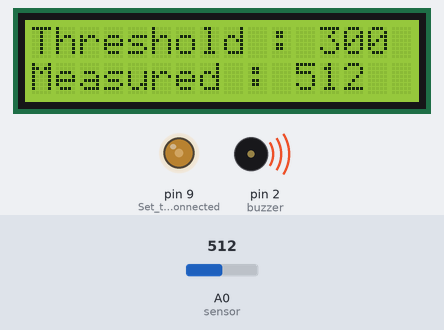
A sketch run on a simulated Arduino Uno, built with avr-gcc and run on an emulated ATmega328P. Parts: 16×2 character LCD, output pins drawn as LEDs (lit = HIGH), buzzer (waves = sounding, pin HIGH). The inputs (shaded band) are chosen by the test bench; at power-on: A0 (sensor) = 512. What the sketch prints to the serial monitor is not drawn.

Above: at 1.2 s.
1.3 s: A0 (sensor) set to 315
At 2.4 s:
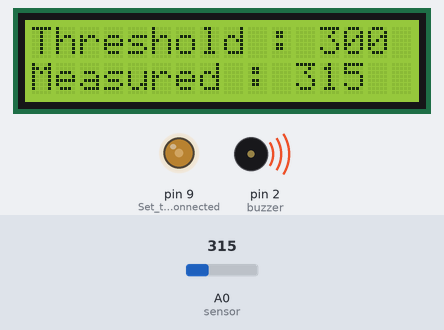
3.5 s: A0 (sensor) set to 285
At 5.2 s:
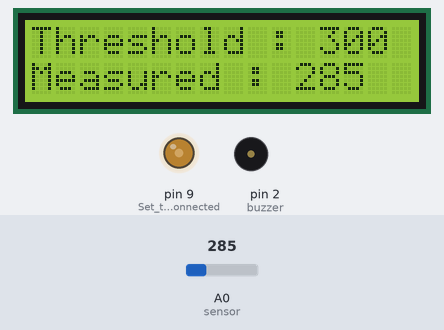
5.5 s: A0 (sensor) set to 306
At 6.8 s:
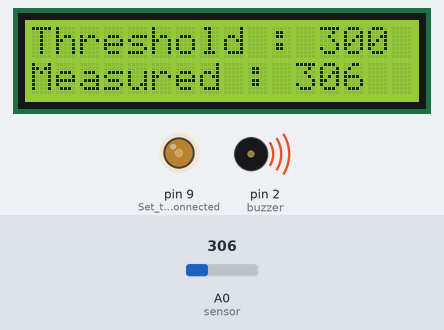
Timing chart, 0 to 8.5 s (numbered marks = the images above; inputs shaded):
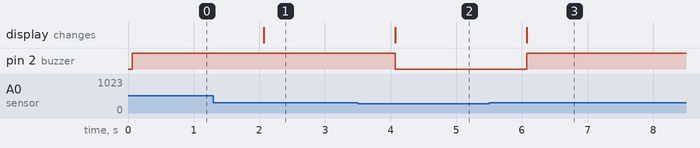

The sketch:

alcohol_detection.ino
```cpp
#include <LiquidCrystal.h>/*Include the library required to run LCD Display.*/

const int buzzer=2;//Set pin D2 for the buzzer.
const int threshold=300;//Set the threshold value for the detection of the alcohol vapours by the mq3 sensor
const int sensor=A0;//Set the analog pin to read the data from mq3 alcohol sensor

LiquidCrystal lcd(12,11,7,6,5,4);//Set the pins of arduino to which the LCD Display is connected.

void setup() {
  /* put your setup code here, to run once:*/
  Serial.begin(9600);     //Begin the Serial Monitor with a particular Baud Rate.
  pinMode(sensor,INPUT);  //Set the analog pin connected to mq3 sensor to Input mode.
  pinMode(buzzer,OUTPUT); //Set the digital pin connected to buzzer to Output mode.
  pinMode(9,OUTPUT);      //Set the PWM pin connected to LCD Display to control the contrast of the display to Output mode.
  analogWrite(9,100);//Set the contrast of the LCD Display.
  lcd.begin(16,2);//Begin the LCD Display specifying the size of the LCD Display.
  lcd.setCursor(0,0);//Set the cursor position to row(0), column(0).
  lcd.print("Threshold : ");//Print "Threshold" in the first line of the display
  lcd.print(300);
  lcd.setCursor(0,1);
  lcd.print("Measured : ");//Print "Measured" in the second line of the display.
}

void loop() {
  /* put your main code here, to run repeatedly:*/
  int a=analogRead(sensor);
  Serial.println(a);
  lcd.setCursor(11,1);
  lcd.print(a);//Print the measured value on the display.
  if(a>threshold) //If the measured value is greater than threshold, ring the buzzer.
  {
    digitalWrite(buzzer,1);
    delay(1000);
  }
 else//Else check the measured value again.
 {
    digitalWrite(buzzer,0);
    delay(1000);
 }
}
```

Measured:
- the behaviour switches between 301 and 300 on A0 (sensor) (found by bisection; images 1 and 2)
- after the input at 1.3 s, the display: changes after 0.77 s (image 1)
- after the input at 3.5 s, pin 2 (buzzer): HIGH → LOW after 0.57 s; the display: changes after 0.57 s (image 2)
- after the input at 5.5 s, pin 2 (buzzer): LOW → HIGH after 0.57 s; the display: changes after 0.57 s (image 3)
